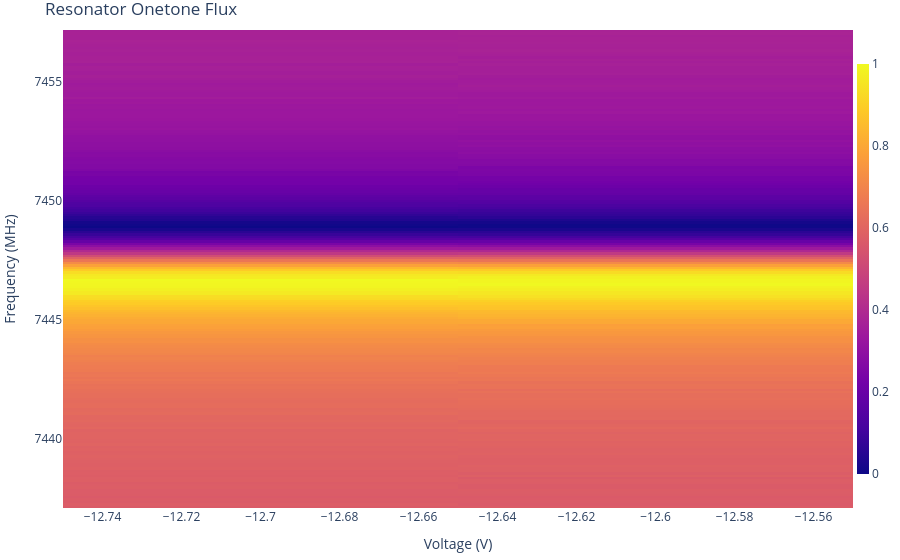

The cell this chart's notebook holds for it:
### Markdown cell above
# Onetone Flux

### Code cell
from single_qubit_pyscrip_v1_3.s002c_res_spec_ge_flux import Resonator_onetone_flux

run_cfg = select_config_idx(config, qubit_idx)

START_FREQ = config['res_freq_ge'][qubit_idx]- 10 # [MHz]
STOP_FREQ = config['res_freq_ge'][qubit_idx] + 10 # [MHz]

STEPS = 200

Start_flux = -12.7
Stop_flux = -12.6
Steps_flux = 2
yoko_range = np.linspace(Start_flux, Stop_flux, Steps_flux)
run_cfg.update([('steps', STEPS),
                ('res_freq_ge', QickSweep1D('freqloop', START_FREQ, STOP_FREQ)),
                ('relax_delay', 1)
                ])

onetone_flux = Resonator_onetone_flux(soc, soccfg, run_cfg)
onetone_flux.liveplot_yoko(30, yoko_range, yoko_connect, mode='voltage')
# onetone_flux.saveLabber(qubit_idx, yoko_range, mode='voltage')

### Figure 1 — Plotly figure (JSON) as saved in the notebook; plotly's stock layout.template omitted (floating-point values rounded to 4 significant figures; data arrays with more than 128 entries replaced by an {"elided": "..."} marker saying what was removed)
{"data": [{"colorbar": {"len": 0.9, "thickness": 12, "x": 1, "xpad": 4}, "type": "heatmap", "x": [-12.7, -12.6], "y": {"elided": "200 float values"}, "z": {"elided": "200x2 float values"}, "zmax": 1, "zmin": 0}], "layout": {"autosize": true, "margin": {"b": 30, "l": 10, "pad": 0, "r": 10, "t": 30}, "title": {"text": "Resonator Onetone Flux"}, "xaxis": {"constrain": "domain", "title": {"text": "Voltage (V)"}}, "yaxis": {"constrain": "domain", "title": {"text": "Frequency (MHz)"}}}}
